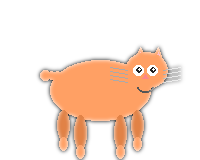
#> input picture resources/pets/cat/eat/eat_00.png, 200 x 160 px
$ python -i generate_sprites.py   (imports and definitions only)
#> lines starting #> are read from the running program, lines starting #| are printed output that depends on the picture
#> further down, picture is the input picture: PIL image 200x160 RGBA; mean R, G, B, A 58.5, 37.1, 23.6, 60.6
"""Generate detailed full-body pet sprites with clear limbs."""

from pathlib import Path
from PIL import Image, ImageDraw, ImageFilter
import math


def add_edge_feather(img: Image.Image, radius: int = 2) -> Image.Image:
    """Add feather effect to edges for smooth transparency."""
#> called with radius = 2
    if img.mode != "RGBA":
        img = img.convert("RGBA")
    alpha = img.split()[3]
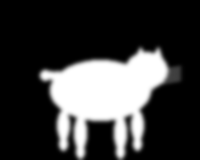
#> alpha: PIL image 200x160 L; min 0, max 255, mean 60.6
    blurred_alpha = alpha.filter(ImageFilter.GaussianBlur(radius=radius))
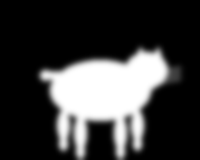
#> blurred_alpha: PIL image 200x160 L; min 0, max 255, mean 60.6
    img.putalpha(blurred_alpha)
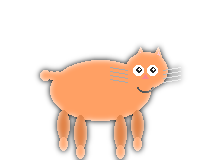
#> img: PIL image 200x160 RGBA; mean R, G, B, A 58.5, 37.1, 23.6, 60.6; transparent parts drawn white
    return img


# [684 lines left out: functions draw_detailed_limb, draw_detailed_paw, draw_full_cat_walking, draw_full_cat_idle, draw_full_cat_sleeping, draw_full_cat_eating and 4 more, not called in this run]


# [8 lines not run here, left out]

>>> from PIL import Image
>>> picture = Image.open('../resources/pets/cat/eat/eat_00.png')
>>> result = add_edge_feather(picture)
